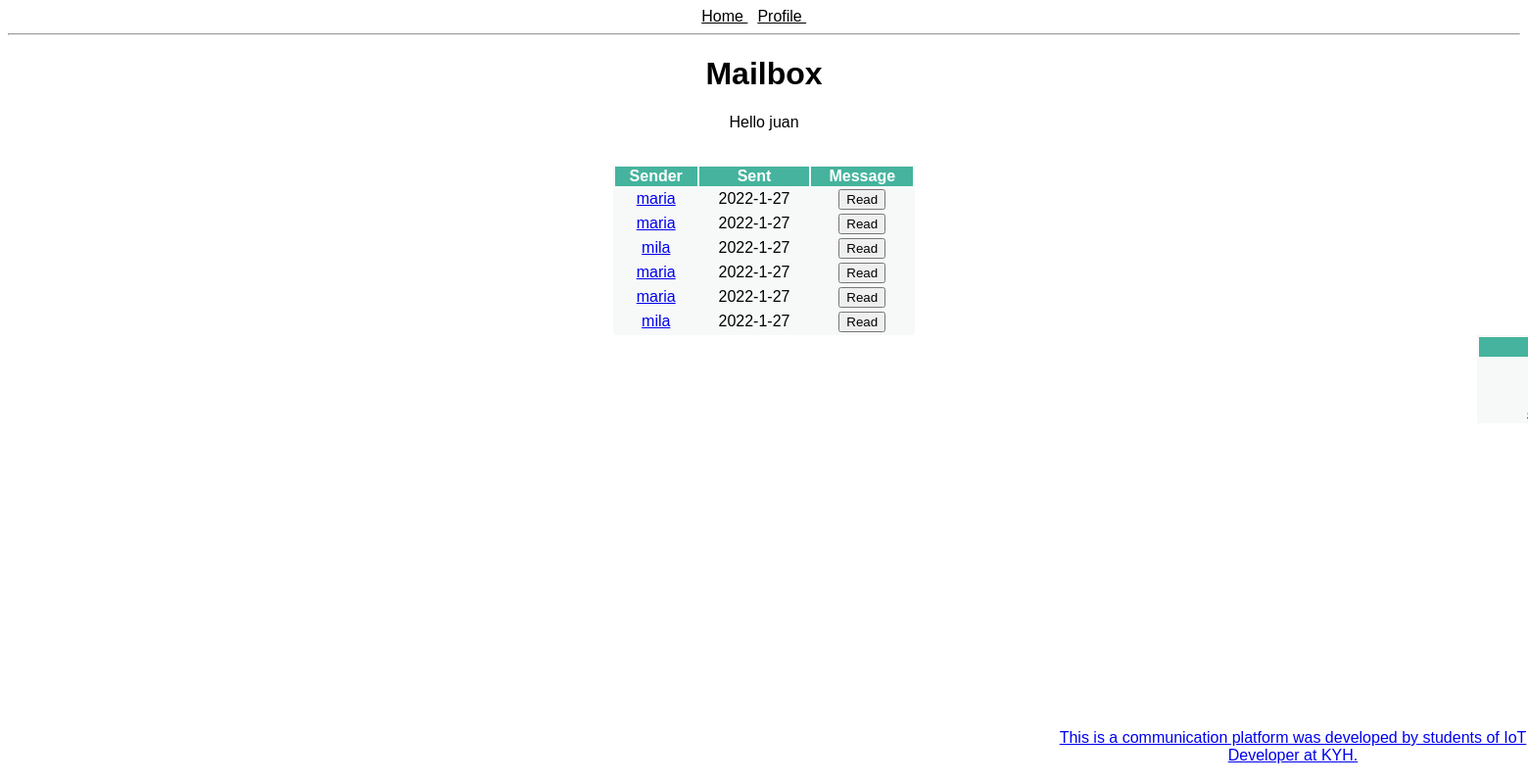
Screenshot of /mailbox (signed in) with the database file from the repository.
### models.py (models this page shows, shortened)
class User(db.Model):
    id = db.Column(db.Integer, primary_key=True, autoincrement=True)
    name = db.Column(db.String(150))
    email = db.Column(db.String(150), unique=True)
    password = db.Column(db.String(100))
    admin = db.Column(db.BOOLEAN, default=False)
    online = db.Column(db.BOOLEAN, default=False)
    sent_messages = db.relationship('Message', backref='sender', lazy=True)
    recv_messages = db.relationship('Message', secondary=message_recv, lazy='subquery',
                                    backref=db.backref('receivers', lazy=True))

class Message(db.Model):
    id = db.Column(db.Integer, primary_key=True, autoincrement=True)
    body = db.Column(db.Text)
    sent_time = db.Column(db.DateTime, default=datetime.datetime.now())
    sender_id = db.Column(db.Integer, db.ForeignKey('user.id'), nullable=False)

### blueprints/user/__init__.py (the view)
@bp_user.get('/mailbox')
def mailbox_get():
    messages = get_user_messages()
    users = get_all_but_current_users()
    return render_template('mailbox.html', messages=messages, users=users)

### app.py (called while the page is built)
def create_app():
    app = Flask(__name__)
    app.config['SECRET_KEY'] = '123secret'
    app.config['SQLALCHEMY_TRACK_MODIFICATIONS'] = False
    app.config['SQLALCHEMY_DATABASE_URI'] = 'sqlite:///db.sqlite'
    db.init_app(app)
    login_manager = LoginManager()
    login_manager.init_app(app)
    @login_manager.user_loader
    def load_user(user_id):
        from models import User
        return User.query.filter_by(id=user_id).first()
    from blueprints.open import bp_open
    app.register_blueprint(bp_open)
    from blueprints.user import bp_user
    app.register_blueprint(bp_user)
    from blueprints.admin import bp_admin
    app.register_blueprint(bp_admin)
    from blueprints.ajax import bp_ajax
    app.register_blueprint(bp_ajax)
    from blueprints.api import bp_api
    app.register_blueprint(bp_api, url_prefix='/api/v1.0')
    return app

### controllers/message_controller.py (called while the page is built)
def get_user_messages():
    return current_user.recv_messages

### controllers/user_controller.py (called while the page is built)
def get_all_but_current_users():
    from models import User
    user = current_user
    return User.query.filter(User.id != user.id).all()

### templates/mailbox.html (shortened to what this page needs)
{% extends "base-template.html" %}
{% block content %}
    <h1 id="main-heading">Mailbox</h1>
    <p>Hello {{ current_user.name }}</p>
    <br />
    <table class="center">
        <tr>
            <th>Sender</th>
            <th>Sent</th>
            <th>Message</th>
        </tr>
        {% for message in messages %}
            <tr>
                <td><a href="{{ url_for('bp_user.message_get', user_id=message.sender.id) }}">{{ message.sender.name }}</a></td>
                {% if message.sent_time is not none %}
                    <td>{{ message.sent_time.year }}-{{ message.sent_time.month }}-{{ message.sent_time.day }}</td>
                {% else %}
                    <td>-</td>
                {% endif %}
                <td><form action="{{ url_for('bp_user.read_message_get', user_id=message.sender.id) }}" method="GET">
                        <input type="submit" value="Read"/>
                </form></td>
            </tr>
        {% endfor %}
    </table>
    <table class="right">
        <tr>
            <th>Name</th>
        </tr>
        {% for user in users %}
            <tr>
                <td><a href="{{ url_for('bp_user.message_get', user_id=user.id) }}">{{ user.name }}</a></td>
            </tr>
        {% endfor %}
    </table>
{% endblock %}

### templates/base-template.html (shortened to what this page needs)
<!DOCTYPE html>
<html lang="en">
<head>
    <link rel="stylesheet" href="{{ url_for('static', filename='css/main.css') }}" />
</head>
<body>
    <a class="menu-item" href="{{ url_for('bp_open.index') }}">
        Home
    </a>
    {% if current_user.is_authenticated %}
        <a class="menu-item" href="{{ url_for('bp_user.user_get') }}">
            Profile
        </a>
        <a href="{{ url_for('bp_user.mailbox_get') }}">
        </a>
    {% endif %}
    <hr />
    {% block content %}
    {% endblock %}
    <a class="bottom" href="https://kyh.se/utbildningar/internet-of-things-developer/" >This is a communication platform was developed by students of IoT Developer at KYH.</a>
</body>
</html>

### static/css/main.css (style rules this page uses)
body { background-color: white; text-align: center; font-family: Arial, Helvetica, sans-serif; }
.menu-item { margin: 5px; color: black; }
.center { margin-left: auto; margin-right: auto; }
.right { margin-left: 1500px; }
.bottom { position: absolute; bottom: 20px; margin-left: 300px; }
table { align-items: center; width: 20%; background-color: #F7F9F9; }
th { background: #45B39D; color: white; }

### rows the page displays
User: name "juan"
Message: sender.name "maria", sent_time.year "2022", sent_time.month "1", sent_time.day "27"
Message: sender.name "maria", sent_time.year "2022", sent_time.month "1", sent_time.day "27"
Message: sender.name "mila", sent_time.year "2022", sent_time.month "1", sent_time.day "27"
Message: sender.name "maria", sent_time.year "2022", sent_time.month "1", sent_time.day "27"
Message: sender.name "maria", sent_time.year "2022", sent_time.month "1", sent_time.day "27"
Message: sender.name "mila", sent_time.year "2022", sent_time.month "1", sent_time.day "27"
